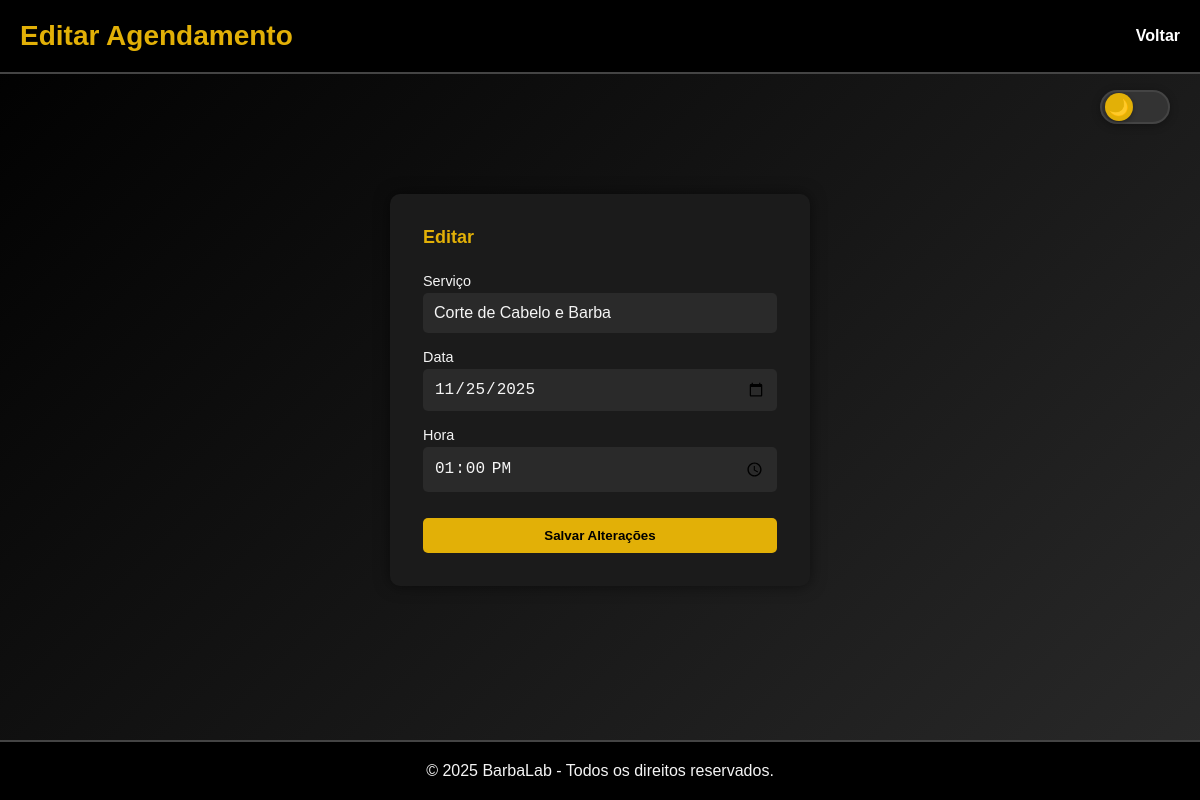
Screenshot of /Admin/editar_agendamento.php?id=3 (signed in) with the database file from the repository.
### tables this page shows
CREATE TABLE `agendamento` (
  `id` int(11) NOT NULL,
  `nome` varchar(150) NOT NULL,
  `email` varchar(255) NOT NULL,
  `serviços` varchar(150) NOT NULL,
  `data` date NOT NULL,
  `hora` time NOT NULL
);

### Admin/editar_agendamento.php (the view, shortened to what this page needs)
<?php
include '../conexao.php';
$id = intval($_GET['id']);
$sql = "SELECT * FROM agendamento WHERE id = ?";
$stmt = $conn->prepare($sql);
$stmt->bind_param("i", $id);
$stmt->execute();
$result = $stmt->get_result();
$ag = $result->fetch_assoc();
?>
<!DOCTYPE html>
<html lang="pt-BR">
<head>
<link rel="stylesheet" href="../style.css">
</head>
<body>
<header>
    <h1>Editar Agendamento</h1>
    <nav>
        <a href="admin.php">Voltar</a>
    </nav>
</header>
<div class="theme-toggle" id="themeToggle">
  <div class="slider"></div>
</div>
<div class="login-container">
    <div class="login-box" style="width:420px; text-align:left;">
        <h2>Editar</h2>
        <form method="POST">
            <div class="input-group">
                <label>Serviço</label>
                <input type="text" name="servico" value="<?= $ag['serviços']; ?>" required>
            </div>
            <div class="input-group">
                <label>Data</label>
                <input type="date" name="data" value="<?= $ag['data']; ?>" required>
            </div>
            <div class="input-group">
                <label>Hora</label>
                <input type="time" name="hora" value="<?= $ag['hora']; ?>" required>
            </div>
            <button type="submit" class="btn">Salvar Alterações</button>
        </form>
    </div>
</div>
<footer>
    <p>© 2025 BarbaLab - Todos os direitos reservados.</p>
</footer>
</body>
</html>

### style.css (style rules this page uses)
* { margin: 0; padding: 0; box-sizing: border-box; }
:root { --bg-gradient-start: #000; --bg-gradient-end: #2a2a2a; --text-color: #f5f5f5; --header-bg: #000; --header-border: #444; --link-color: #fff; --link-hover: #e2b007; --box-bg: #1b1b1b; --box-border: transparent; --box-shadow: rgba(0,0,0,0.5); --input-bg: #2a2a2a; --input-color: #f5f5f5; --input-border: transparent; --footer-bg: #000; --footer-border: #444; --card-bg: #1b1b1b; --card-border: #333; --toggle-bg: #333; --toggle-slider: #e2b007; }
body { font-family: 'Poppins', sans-serif; background: linear-gradient(135deg, var(--bg-gradient-start), var(--bg-gradient-end)); min-height: 100vh; color: var(--text-color); transition: all 0.3s ease; display: flex; flex-direction: column; }
header { width: 100%; background: var(--header-bg); padding: 20px; display: flex; justify-content: space-between; align-items: center; border-bottom: 2px solid var(--header-border); }
header h1 { color: #e2b007; font-size: 28px; }
nav a { text-decoration: none; color: var(--link-color); margin-left: 15px; font-weight: bold; transition: 0.3s; }
.theme-toggle { position: fixed; top: 90px; right: 30px; width: 70px; height: 34px; background: var(--toggle-bg); border-radius: 34px; cursor: pointer; transition: all 0.4s ease; display: flex; align-items: center; padding: 3px; z-index: 1000; box-shadow: 0 2px 8px rgba(0,0,0,0.3); border: 2px solid var(--header-border); }
.theme-toggle .slider { width: 28px; height: 28px; background: var(--toggle-slider); border-radius: 50%; position: absolute; left: 3px; transition: all 0.4s cubic-bezier(0.68, -0.55, 0.265, 1.55); display: flex; align-items: center; justify-content: center; box-shadow: 0 2px 5px rgba(0,0,0,0.3); }
.theme-toggle .slider::before { content: '🌙'; font-size: 16px; position: absolute; }
.login-container { width: 100%; margin-top: 120px; margin-bottom: 60px; display: flex; flex-direction: column; align-items: center; }
.login-box { background: var(--box-bg); padding: 2rem; border-radius: 10px; width: 340px; box-shadow: 0 0 15px var(--box-shadow); text-align: center; border: 1px solid var(--box-border); }
.login-box h2 { font-size: 18px; margin-bottom: 25px; color: #e2b007; }
.input-group { width: 100%; text-align: left; margin-bottom: 1rem; }
.input-group label { font-size: 0.9rem; margin-bottom: 4px; display: block; }
.input-group input { width: 100%; padding: 10px; border-radius: 5px; font-size: 1rem; border: 1px solid var(--input-border); background: var(--input-bg); color: var(--input-color); transition: all 0.3s ease; }
.btn { width: 100%; padding: 10px; background: #e2b007; color: #000; font-weight: bold; border: none; border-radius: 5px; cursor: pointer; margin-top: 10px; }
footer { margin-top: auto; width: 100%; padding: 20px; background: var(--footer-bg); text-align: center; border-top: 2px solid var(--footer-border); }
* { transition: background-color 0.3s ease, color 0.3s ease, border-color 0.3s ease; }

### rows the page displays
agendamento: servico "Corte de Cabelo e Barba", data "11/25/2025", hora "13:00:00"
